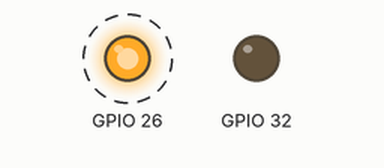
Simulated run of this program. Board: ESP32. Parts: output pins drawn as LEDs (lit = HIGH). Dashed ring = blinking.

Above: at 0.2 s.
Timing chart, 0 to 3.0 s (numbered marks = the images above):
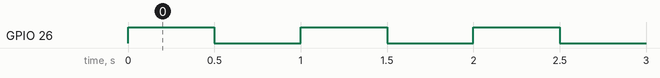

Measured:
- by itself, GPIO 26: alternates HIGH for 0.50 s and LOW for 0.50 s

The program:

main.cpp
```cpp
#include <Arduino.h>

#define LED1_GPIO 26
#define LED2_GPIO 32

static SemaphoreHandle_t hsem;

void led_task
(void *argp){
  int led = (int)argp;
  BaseType_t rc;

  pinMode(led,OUTPUT);
  digitalWrite(led,0);
  for (;;) {
    // First gain control of hsem
    rc = xSemaphoreTake(hsem,portMAX_DELAY);
    assert(rc == pdPASS);

    for( int x=0; x<6; ++x) {
      digitalWrite(led, digitalRead(led)^1);
      vTaskDelay(500);
    }

    rc = xSemaphoreGive(hsem);
    assert(rc == pdPASS);
  }
}
void setup()
{
  int app_cpu = xPortGetCoreID();
  BaseType_t rc; // Return code
  hsem = xSemaphoreCreateBinary();
  assert(hsem);
  rc = xTaskCreatePinnedToCore(
    led_task, // Function
    "led1task", // Task name
    3000, // Stack size
    (void*)LED1_GPIO, // arg
    1, // Priority
    nullptr, // No handle returned
    app_cpu); // CPU
  assert(rc == pdPASS);
  // Allow led1task to start first
  rc = xSemaphoreGive(hsem);
  assert(rc == pdPASS);

  rc = xTaskCreatePinnedToCore(
    led_task, // Function
    "led2task", // Task name
    3000, // Stack size
    (void*)LED2_GPIO, // argument
    1, // Priority
    nullptr, // No handle returned
    app_cpu); // CPU
  assert(rc == pdPASS);
  // Allow led1task to start first
  //rc = xSemaphoreGive(hsem);
  //assert(rc == pdPASS);
}
// Not used
void loop() {
  vTaskDelete(nullptr);
}
```
